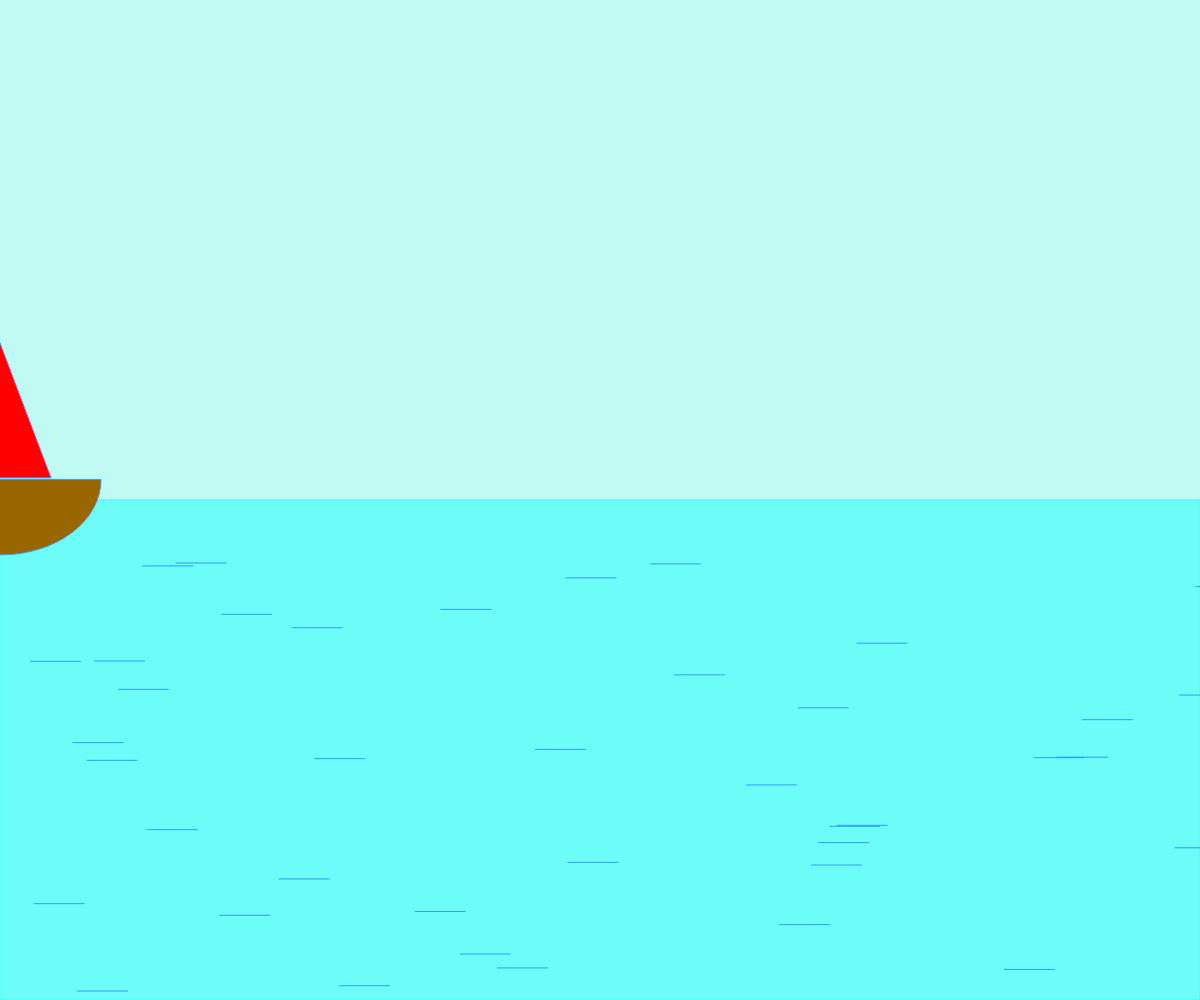
Frame 1 (no input)
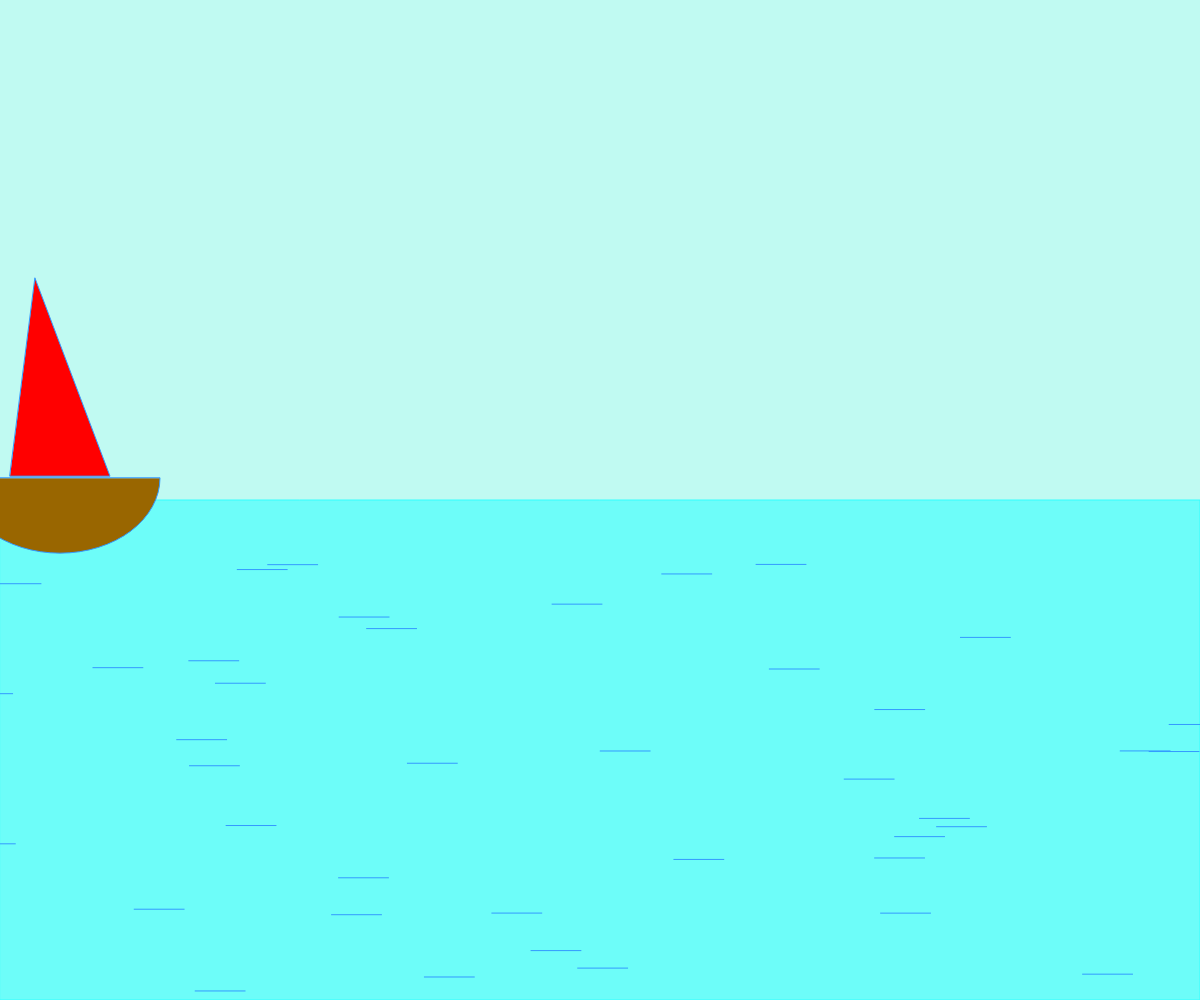
Frame 60 (no input)
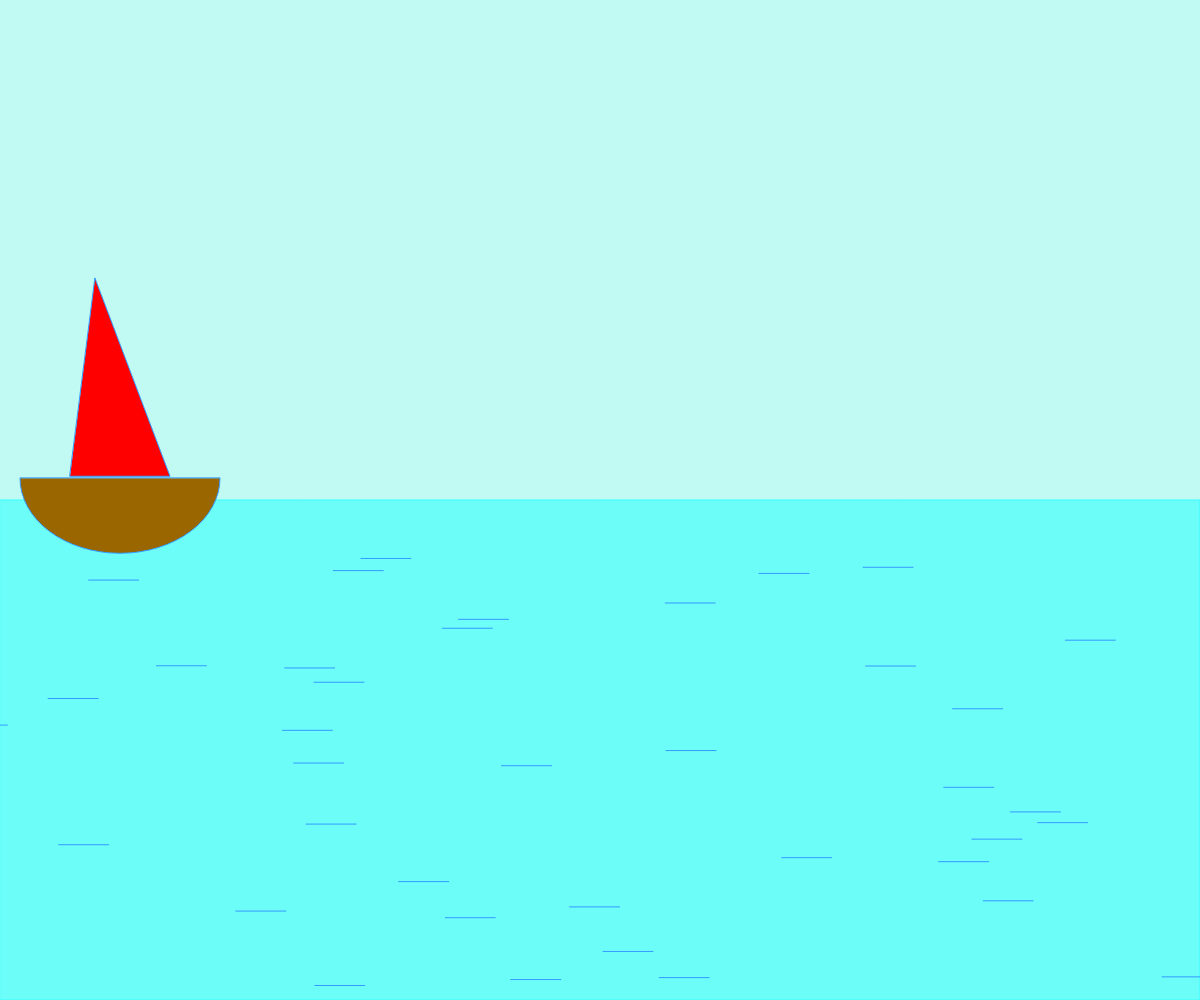
Frame 120 (the mouse pressed at the canvas centre since frame 60)

The p5.js sketch that drew these frames (run headless with seeded random() and noise() and a simulated clock; from frame 60 on, the mouse is pressed at the canvas centre):

// p5.js sketch
// ── sketch.js
var water = [];
var boat;
function setup() {
    createCanvas(windowWidth, windowHeight);
    for (var i = 0; i < width; i = i + 30) {
        water[i] = new Water();
    }
    boat= new Boat(height/2-10,1);
}

function draw() {
    background(192,250,242);
    stroke(51, 255, 255);
    fill(51, 255, 255, 150);
    rect(0, height / 2, width, height / 2);
    for (var i = 0; i < water.length; i++) {
        if (water[i]) {
            water[i].display();
            water[i].waves();
        }
    }
    if(boat.z > width)
 {
   boat.z = 0;
 }

    boat.move();
    boat.display();
}

function Water() {
    this.x = random(width);
    this.y = random(height / 2+50, height);
    console.log(this.x);
    this.speed = random(1,2);
    this.waves = function() {
        if (this.x > width) {
            this.x = -100;
        }
        this.x = this.x + this.speed;
        this.y += random(-1.25, 1.25);

    }
    this.display = function() {
        stroke(51, 153, 255);
        line(this.x, this.y, this.x + 50, this.y);
    }

}

function Boat(){
  this.z = 0;
  this.y= height/2-20;
  this.boatSpeed = 1;

  this.move= function(){
    if(this.z > width)
   {
     this.z = width;
   }
    this.y+= random(-1, 1);
   this.z = this.z + this.boatSpeed;
  }

  this.display = function (){

    fill(153,102,0);
    arc(this.z,this.y,200,150,radians(0),radians(180),CHORD);
    fill(255,0,0);
    triangle(this.z-50,this.y-2,this.z+50,this.y-2, this.z-25,this.y-200);
  }
}
